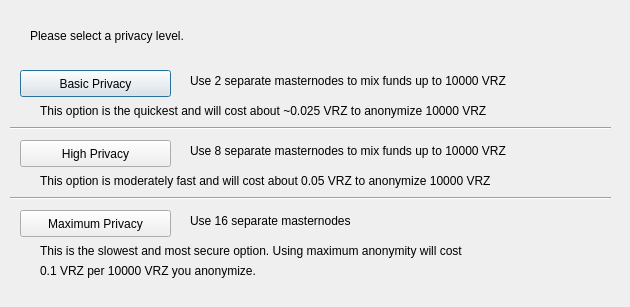
<?xml version="1.0" encoding="UTF-8"?>
<ui version="4.0">
 <class>PrivatesendConfig</class>
 <widget class="QDialog" name="PrivatesendConfig">
  <property name="geometry">
   <rect>
    <x>0</x>
    <y>0</y>
    <width>630</width>
    <height>307</height>
   </rect>
  </property>
  <property name="windowTitle">
   <string>Configure Privatesend</string>
  </property>
  <widget class="QPushButton" name="buttonBasic">
   <property name="geometry">
    <rect>
     <x>20</x>
     <y>70</y>
     <width>151</width>
     <height>27</height>
    </rect>
   </property>
   <property name="text">
    <string>Basic Privacy</string>
   </property>
  </widget>
  <widget class="QPushButton" name="buttonHigh">
   <property name="geometry">
    <rect>
     <x>20</x>
     <y>140</y>
     <width>151</width>
     <height>27</height>
    </rect>
   </property>
   <property name="text">
    <string>High Privacy</string>
   </property>
  </widget>
  <widget class="QPushButton" name="buttonMax">
   <property name="geometry">
    <rect>
     <x>20</x>
     <y>210</y>
     <width>151</width>
     <height>27</height>
    </rect>
   </property>
   <property name="text">
    <string>Maximum Privacy</string>
   </property>
  </widget>
  <widget class="QLabel" name="label">
   <property name="geometry">
    <rect>
     <x>30</x>
     <y>20</y>
     <width>571</width>
     <height>31</height>
    </rect>
   </property>
   <property name="text">
    <string>Please select a privacy level.</string>
   </property>
  </widget>
  <widget class="QLabel" name="label_2">
   <property name="geometry">
    <rect>
     <x>190</x>
     <y>70</y>
     <width>421</width>
     <height>21</height>
    </rect>
   </property>
   <property name="text">
    <string>Use 2 separate masternodes to mix funds up to 10000 VRZ</string>
   </property>
  </widget>
  <widget class="QLabel" name="label_3">
   <property name="geometry">
    <rect>
     <x>190</x>
     <y>140</y>
     <width>411</width>
     <height>21</height>
    </rect>
   </property>
   <property name="text">
    <string>Use 8 separate masternodes to mix funds up to 10000 VRZ</string>
   </property>
  </widget>
  <widget class="QLabel" name="label_4">
   <property name="geometry">
    <rect>
     <x>190</x>
     <y>210</y>
     <width>421</width>
     <height>21</height>
    </rect>
   </property>
   <property name="text">
    <string>Use 16 separate masternodes</string>
   </property>
  </widget>
  <widget class="QLabel" name="label_6">
   <property name="geometry">
    <rect>
     <x>40</x>
     <y>100</y>
     <width>561</width>
     <height>21</height>
    </rect>
   </property>
   <property name="text">
    <string>This option is the quickest and will cost about ~0.025 VRZ to anonymize 10000 VRZ</string>
   </property>
  </widget>
  <widget class="QLabel" name="label_7">
   <property name="geometry">
    <rect>
     <x>40</x>
     <y>170</y>
     <width>561</width>
     <height>21</height>
    </rect>
   </property>
   <property name="text">
    <string>This option is moderately fast and will cost about 0.05 VRZ to anonymize 10000 VRZ</string>
   </property>
  </widget>
  <widget class="QLabel" name="label_8">
   <property name="geometry">
    <rect>
     <x>40</x>
     <y>240</y>
     <width>561</width>
     <height>21</height>
    </rect>
   </property>
   <property name="text">
    <string>This is the slowest and most secure option. Using maximum anonymity will cost</string>
   </property>
  </widget>
  <widget class="QLabel" name="label_9">
   <property name="geometry">
    <rect>
     <x>40</x>
     <y>260</y>
     <width>561</width>
     <height>21</height>
    </rect>
   </property>
   <property name="text">
    <string>0.1 VRZ per 10000 VRZ you anonymize.</string>
   </property>
  </widget>
  <widget class="Line" name="line">
   <property name="geometry">
    <rect>
     <x>10</x>
     <y>120</y>
     <width>601</width>
     <height>16</height>
    </rect>
   </property>
   <property name="orientation">
    <enum>Qt::Horizontal</enum>
   </property>
  </widget>
  <widget class="Line" name="line_2">
   <property name="geometry">
    <rect>
     <x>10</x>
     <y>190</y>
     <width>601</width>
     <height>16</height>
    </rect>
   </property>
   <property name="orientation">
    <enum>Qt::Horizontal</enum>
   </property>
  </widget>
 </widget>
 <resources/>
 <connections/>
</ui>
